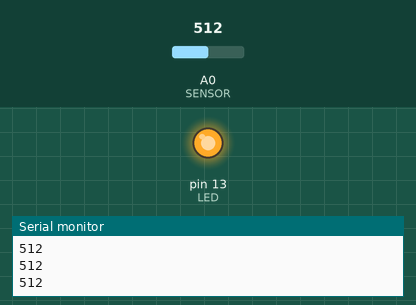
This sketch was run on a simulated Arduino Uno, built with avr-gcc and run on an emulated ATmega328P. Shown: output pins drawn as LEDs (lit = HIGH), the last lines printed to the serial monitor. The inputs (shaded band) are chosen by the test bench; at power-on: A0 (SENSOR) = 512.

Above: at 6.2 s.
6.3 s: A0 (SENSOR) set to 119
7.8 s: A0 (SENSOR) set to 100
At 8.6 s:
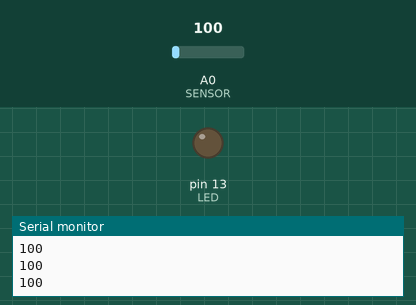
9.3 s: A0 (SENSOR) set to 122
At 9.6 s:
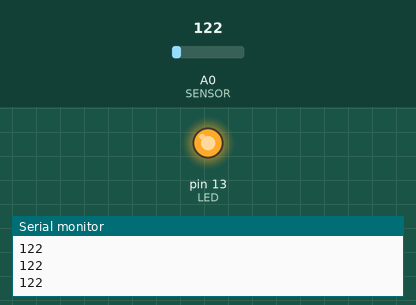
10.8 s: A0 (SENSOR) set to 0
At 12.0 s:
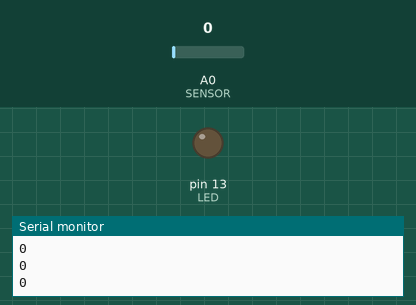
Timing chart, 0 to 13.3 s (numbered marks = the images above; inputs shaded):
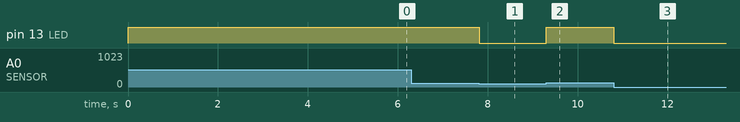

The sketch:

Communicating_With_Plants.ino
```cpp
#define INF 2000000000
#define LED 13
#define SENSOR A0

int sensorVal = 0;
int sensorMin = INF;
int sensorMax = -INF;

void setup() {
  pinMode(LED, OUTPUT);
  pinMode(SENSOR, INPUT);
  digitalWrite(LED, HIGH);

  Serial.begin(9600);
  while (millis() < 5000) {
    sensorVal = analogRead(SENSOR);
    sensorMax = max(sensorMax, sensorVal);
    sensorMin = min(sensorMin, sensorVal);
  }

  sensorMin -= 5; sensorMax += 5; //error buffer
  Serial.print(sensorMin + " " + sensorMax);
  digitalWrite(LED, LOW);
}

void loop() {
  sensorVal = analogRead(SENSOR);
  Serial.println(sensorVal);
  delay(0);

  sensorVal = map(sensorVal, sensorMin, sensorMax, 0, 255);
  sensorVal = constrain(sensorVal, 0, 255);
  analogWrite(LED, sensorVal);
}
```

Measured:
- the behaviour switches between 109 and 108 on A0 (SENSOR) (found by bisection; images 0 and 1)
- after the input at 7.8 s, pin 13 (LED): HIGH → LOW at once
- after the input at 9.3 s, pin 13 (LED): LOW → HIGH at once
- after the input at 10.8 s, pin 13 (LED): HIGH → LOW at once
